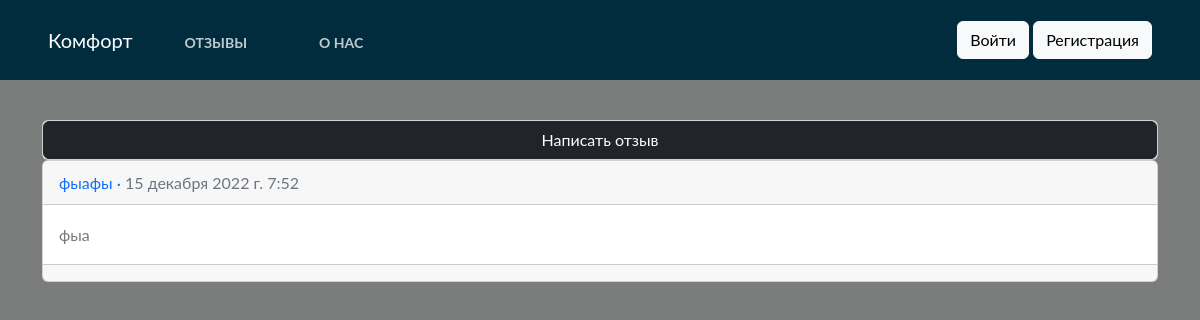
/articles/, run on an earlier commit of the app's database.
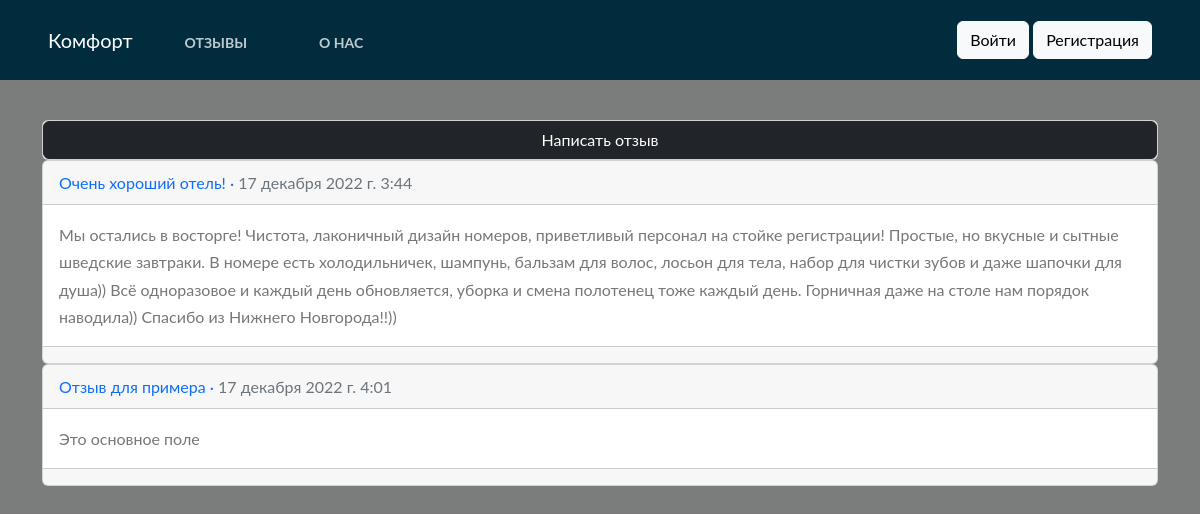
And on a later commit of the database.
### articles/models.py (models this page shows, shortened)
class Article(models.Model):
    title = models.CharField(max_length=255, verbose_name = "Заголовок")
    body = models.TextField(verbose_name = "Основное поле")
    date = models.DateTimeField(auto_now_add=True)

### articles/views.py (the view)
# urls.py: path('', views.ArticleListView.as_view(), name='article_list'),
class ArticleListView(ListView):
    model = models.Article
    template_name = 'article_list.html'

### templates/article_list.html (shortened to what this page needs)
{% extends "base.html" %}
{%  block start %}
<body style="background-image: url(https://images.unsplash.com/photo-1621891333819-00c206ec8994?ixlib=rb-4.0.3&ixid=MnwxMjA3fDB8MHxwaG90by1wYWdlfHx8fGVufDB8fHx8&auto=format&fit=crop&w=1740&q=80); height: 1080px; background-size: cover;background-repeat: no-repeat;background-position: center center;">
<div class="container">
    <div class="card">
        <a class="btn btn-dark" href="{% url 'article_new'  %}">Написать отзыв</a>
    </div>
</div>
{% for article in object_list %}
<div class="container">
<div class="card">
    <div class="card-header">
        <a href="{% url 'article_detail' article.pk %}" style="text-decoration: none;">
        <span class="font-weidht-bold">{{ article.title }}</span> &middot;
        <span class="text-muted">{{ article.date }}</span>
        </a>
    </div>
    <div class="card-body">
        {{ article.body }}
    </div>
    <div class="card-footer text-center text-muted">
    </div>
</div>
</div>
</body>
{% endfor %}
{% endblock %}

What changed in the data, as far as the page shows it:
removed Article: title "фыафы", date "15 декабря 2022 г. 7:52", body "фыа"
added Article: title "Очень хороший отель!", date "17 декабря 2022 г. 3:44", body "Мы остались в восторге! Чистота, лаконичный дизайн номеров, приветливый персонал на стойке регистрации! Простые, но вкусные и сытные шведские завтраки. В номере есть холодильничек, шампунь, бальзам для волос, лосьон для тела, набор для чистки зубов и даже шапочки для душа)) Всё одноразовое и каждый день обновляется, уборка и смена полотенец тоже каждый день. Горничная даже на столе нам порядок наводила)) Спасибо из Нижнего Новгорода!!))"
added Article: title "Отзыв для примера", date "17 декабря 2022 г. 4:01", body "Это основное поле"
